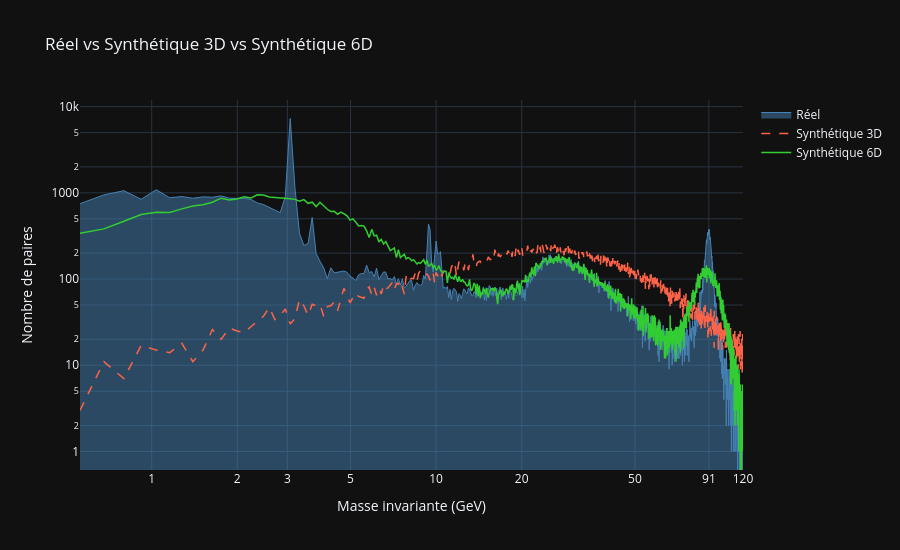

Source (notebook cell):
### Code cell
bins = np.linspace(0.5, 120, 1001)
bin_centers = (bins[:-1] + bins[1:]) / 2

hist_syn_6d, _ = np.histogram(mass_syn_6d, bins=bins)
hist_syn_3d, _ = np.histogram(mass_syn, bins=bins)
hist_real, _   = np.histogram(
    np.sqrt(
        2 * df_real["pt1"] * df_real["pt2"] * (
            np.cosh(df_real["eta1"] - df_real["eta2"]) -
            np.cos(df_real["phi1"] - df_real["phi2"])
        )
    ).pipe(lambda x: x[(x >= 0.5) & (x <= 120)]),
    bins=bins
)

fig = go.Figure()

fig.add_trace(go.Scatter(
    x=bin_centers, y=hist_real,
    mode="lines", fill="tozeroy",
    name="Réel",
    line=dict(color="steelblue", width=1),
    opacity=0.7,
))

fig.add_trace(go.Scatter(
    x=bin_centers, y=hist_syn_3d,
    mode="lines",
    name="Synthétique 3D",
    line=dict(color="tomato", width=1.5, dash="dash"),
))

fig.add_trace(go.Scatter(
    x=bin_centers, y=hist_syn_6d,
    mode="lines",
    name="Synthétique 6D",
    line=dict(color="limegreen", width=1.5),
))

fig.update_layout(
    title="Réel vs Synthétique 3D vs Synthétique 6D",
    xaxis=dict(
        title="Masse invariante (GeV)",
        type="log",
        tickvals=[0.5, 1, 2, 3, 5, 10, 20, 50, 91, 120],
        ticktext=["0.5", "1", "2", "3", "5", "10", "20", "50", "91", "120"],
    ),
    yaxis=dict(title="Nombre de paires", type="log"),
    template="plotly_dark",
    height=550,
)

fig.show()

### Figure 1 — Plotly figure (JSON) as saved in the notebook; plotly's stock layout.template omitted (floating-point values rounded to 4 significant figures; data arrays with more than 128 entries replaced by an {"elided": "..."} marker saying what was removed)
{"data": [{"fill": "tozeroy", "line": {"color": "steelblue", "width": 1}, "mode": "lines", "name": "Réel", "opacity": 0.7, "type": "scatter", "x": {"elided": "1000 float values"}, "y": {"elided": "1000 int values"}}, {"line": {"color": "tomato", "dash": "dash", "width": 1.5}, "mode": "lines", "name": "Synthétique 3D", "type": "scatter", "x": {"elided": "1000 float values"}, "y": {"elided": "1000 int values"}}, {"line": {"color": "limegreen", "width": 1.5}, "mode": "lines", "name": "Synthétique 6D", "type": "scatter", "x": {"elided": "1000 float values"}, "y": {"elided": "1000 int values"}}], "layout": {"height": 550, "title": {"text": "Réel vs Synthétique 3D vs Synthétique 6D"}, "xaxis": {"ticktext": ["0.5", "1", "2", "3", "5", "10", "20", "50", "91", "120"], "tickvals": [0.5, 1, 2, 3, 5, 10, 20, 50, 91, 120], "title": {"text": "Masse invariante (GeV)"}, "type": "log"}, "yaxis": {"title": {"text": "Nombre de paires"}, "type": "log"}}}
